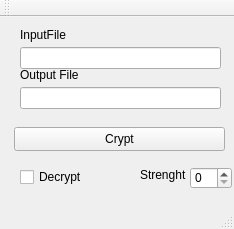
<?xml version="1.0" encoding="UTF-8"?>
<ui version="4.0">
 <class>CryptoAppBuildClass</class>
 <widget class="QMainWindow" name="CryptoAppBuildClass">
  <property name="geometry">
   <rect>
    <x>0</x>
    <y>0</y>
    <width>234</width>
    <height>229</height>
   </rect>
  </property>
  <property name="windowTitle">
   <string>CryptoAppBuild</string>
  </property>
  <widget class="QWidget" name="centralWidget">
   <widget class="QPushButton" name="pushButton">
    <property name="geometry">
     <rect>
      <x>14</x>
      <y>110</y>
      <width>211</width>
      <height>24</height>
     </rect>
    </property>
    <property name="text">
     <string>Crypt</string>
    </property>
   </widget>
   <widget class="QLineEdit" name="InputDir">
    <property name="geometry">
     <rect>
      <x>20</x>
      <y>30</y>
      <width>201</width>
      <height>22</height>
     </rect>
    </property>
   </widget>
   <widget class="QLineEdit" name="OutputDir">
    <property name="geometry">
     <rect>
      <x>20</x>
      <y>70</y>
      <width>201</width>
      <height>22</height>
     </rect>
    </property>
   </widget>
   <widget class="QCheckBox" name="checkBox">
    <property name="geometry">
     <rect>
      <x>20</x>
      <y>150</y>
      <width>71</width>
      <height>20</height>
     </rect>
    </property>
    <property name="text">
     <string>Decrypt</string>
    </property>
   </widget>
   <widget class="QLabel" name="label">
    <property name="geometry">
     <rect>
      <x>20</x>
      <y>10</y>
      <width>49</width>
      <height>16</height>
     </rect>
    </property>
    <property name="text">
     <string>InputFile</string>
    </property>
   </widget>
   <widget class="QLabel" name="label_2">
    <property name="geometry">
     <rect>
      <x>20</x>
      <y>50</y>
      <width>201</width>
      <height>16</height>
     </rect>
    </property>
    <property name="text">
     <string>Output File</string>
    </property>
   </widget>
   <widget class="QSpinBox" name="spinBox">
    <property name="geometry">
     <rect>
      <x>190</x>
      <y>150</y>
      <width>42</width>
      <height>22</height>
     </rect>
    </property>
   </widget>
   <widget class="QLabel" name="label_3">
    <property name="geometry">
     <rect>
      <x>140</x>
      <y>150</y>
      <width>49</width>
      <height>16</height>
     </rect>
    </property>
    <property name="text">
     <string>Strenght</string>
    </property>
   </widget>
  </widget>
  <widget class="QMenuBar" name="menuBar">
   <property name="geometry">
    <rect>
     <x>0</x>
     <y>0</y>
     <width>234</width>
     <height>21</height>
    </rect>
   </property>
  </widget>
  <widget class="QToolBar" name="mainToolBar">
   <attribute name="toolBarArea">
    <enum>TopToolBarArea</enum>
   </attribute>
   <attribute name="toolBarBreak">
    <bool>false</bool>
   </attribute>
  </widget>
  <widget class="QStatusBar" name="statusBar"/>
 </widget>
 <layoutdefault spacing="6" margin="11"/>
 <tabstops>
  <tabstop>pushButton</tabstop>
  <tabstop>OutputDir</tabstop>
  <tabstop>InputDir</tabstop>
 </tabstops>
 <resources/>
 <connections/>
</ui>
